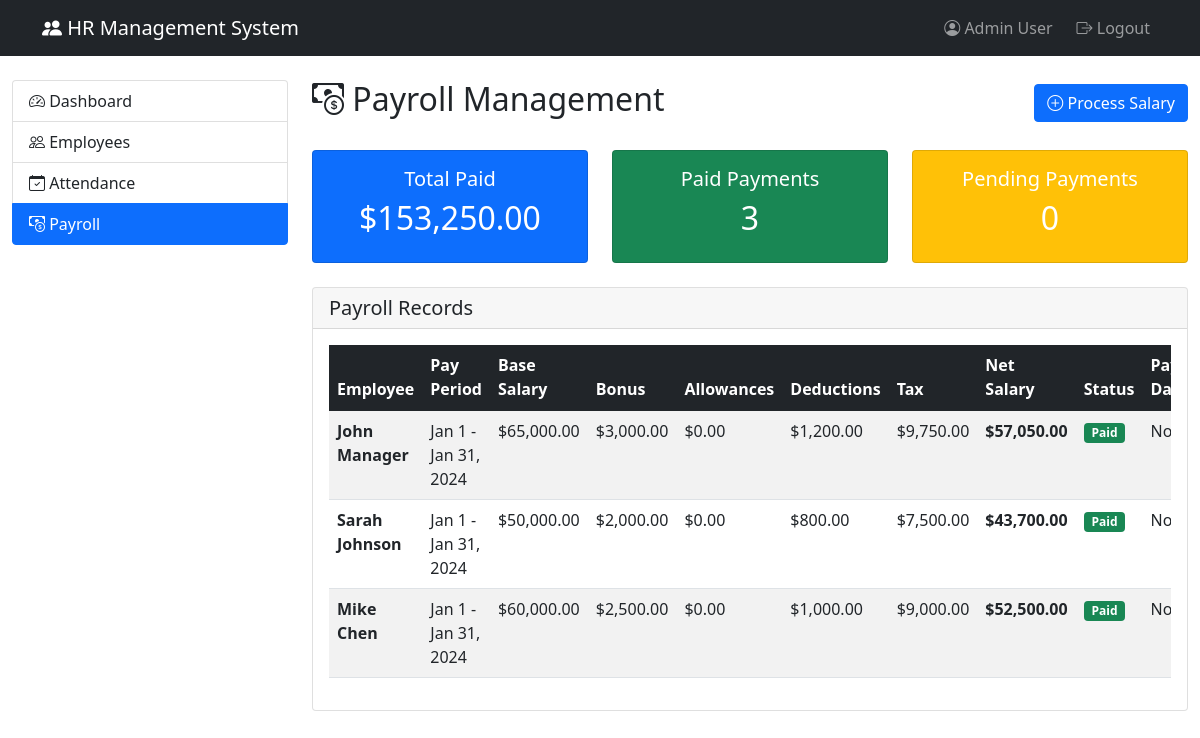
The page /payroll.php (signed in) on the database its author committed.
### tables this page shows
CREATE TABLE `salaries` (
  `salary_id` int(11) NOT NULL,
  `emp_id` int(11) NOT NULL,
  `base_salary` decimal(10,2) NOT NULL,
  `bonus` decimal(10,2) DEFAULT 0.00,
  `allowances` decimal(10,2) DEFAULT 0.00,
  `deductions` decimal(10,2) DEFAULT 0.00,
  `tax_amount` decimal(10,2) DEFAULT 0.00,
  `net_salary` decimal(10,2) NOT NULL,
  `pay_period_start` date NOT NULL,
  `pay_period_end` date NOT NULL,
  `payment_date` date DEFAULT NULL,
  `payment_status` enum('pending','paid','failed') DEFAULT 'pending',
  `payment_method` enum('bank_transfer','cash','check') DEFAULT 'bank_transfer',
  `notes` text DEFAULT NULL,
  `created_at` timestamp NOT NULL DEFAULT current_timestamp()
);

CREATE TABLE `employees` (
  `emp_id` int(11) NOT NULL,
  `first_name` varchar(50) NOT NULL,
  `last_name` varchar(50) NOT NULL,
  `email` varchar(100) NOT NULL,
  `phone` varchar(20) DEFAULT NULL,
  `address` text DEFAULT NULL,
  `date_of_birth` date DEFAULT NULL,
  `gender` enum('Male','Female','Other') DEFAULT NULL,
  `hire_date` date NOT NULL,
  `job_title` varchar(100) DEFAULT NULL,
  `dept_id` int(11) DEFAULT NULL,
  `salary` decimal(10,2) DEFAULT NULL,
  `password_hash` varchar(255) NOT NULL,
  `user_role` enum('admin','manager','employee') DEFAULT 'employee',
  `status` enum('active','inactive','on_leave','terminated') DEFAULT 'active',
  `emergency_contact_name` varchar(100) DEFAULT NULL,
  `emergency_contact_phone` varchar(20) DEFAULT NULL,
  `profile_picture` varchar(255) DEFAULT NULL,
  `created_at` timestamp NOT NULL DEFAULT current_timestamp(),
  `updated_at` timestamp NOT NULL DEFAULT current_timestamp() ON UPDATE current_timestamp()
);

### payroll.php (the view, shortened to what this page needs)
<?php
require_once 'includes/config.php';
try {
    $stmt = $pdo->query("
        SELECT s.*, e.first_name, e.last_name, e.email
        FROM salaries s
        JOIN employees e ON s.emp_id = e.emp_id
        ORDER BY s.pay_period_start DESC
    ");
    $payroll_records = $stmt->fetchAll(PDO::FETCH_ASSOC);
    $total_paid = array_sum(array_column($payroll_records, 'net_salary'));
    $pending_payments = count(array_filter($payroll_records, function($pr) { return $pr['payment_status'] == 'pending'; }));
    $paid_payments = count(array_filter($payroll_records, function($pr) { return $pr['payment_status'] == 'paid'; }));
} catch(PDOException $e) {
    $error = "Error loading payroll data: " . $e->getMessage();
}
?>
<!DOCTYPE html>
<html lang="en">
<head>
    <link href="https://cdn.jsdelivr.net/npm/bootstrap@5.1.3/dist/css/bootstrap.min.css" rel="stylesheet">
    <link rel="stylesheet" href="https://cdn.jsdelivr.net/npm/bootstrap-icons@1.8.1/font/bootstrap-icons.css">
</head>
<body>
    <nav class="navbar navbar-expand-lg navbar-dark bg-dark">
        <div class="container">
            <a class="navbar-brand" href="dashboard.php">
                <i class="bi bi-people-fill"></i> HR Management System
            </a>
            <div class="navbar-nav ms-auto">
                <span class="navbar-text me-3">
                    <i class="bi bi-person-circle"></i>
                    <?php echo $_SESSION['user_name']; ?>
                </span>
                <a class="nav-link" href="logout.php">
                    <i class="bi bi-box-arrow-right"></i> Logout
                </a>
            </div>
        </div>
    </nav>
    <div class="container-fluid mt-4">
        <div class="row">
            <div class="col-md-3">
                <div class="list-group">
                    <a href="dashboard.php" class="list-group-item list-group-item-action">
                        <i class="bi bi-speedometer2"></i> Dashboard
                    </a>
                    <a href="employees.php" class="list-group-item list-group-item-action">
                        <i class="bi bi-people"></i> Employees
                    </a>
                    <a href="attendance.php" class="list-group-item list-group-item-action">
                        <i class="bi bi-calendar-check"></i> Attendance
                    </a>
                    <a href="payroll.php" class="list-group-item list-group-item-action active">
                        <i class="bi bi-cash-coin"></i> Payroll
                    </a>
                </div>
            </div>
            <div class="col-md-9">
                <div class="d-flex justify-content-between align-items-center mb-4">
                    <h2><i class="bi bi-cash-coin"></i> Payroll Management</h2>
                    <button class="btn btn-primary" data-bs-toggle="modal" data-bs-target="#processSalaryModal">
                        <i class="bi bi-plus-circle"></i> Process Salary
                    </button>
                </div>
                <div class="row mb-4">
                    <div class="col-md-4">
                        <div class="card bg-primary text-white">
                            <div class="card-body text-center">
                                <h5>Total Paid</h5>
                                <h2>$<?php echo number_format($total_paid, 2); ?></h2>
                            </div>
                        </div>
                    </div>
                    <div class="col-md-4">
                        <div class="card bg-success text-white">
                            <div class="card-body text-center">
                                <h5>Paid Payments</h5>
                                <h2><?php echo $paid_payments; ?></h2>
                            </div>
                        </div>
                    </div>
                    <div class="col-md-4">
                        <div class="card bg-warning text-white">
                            <div class="card-body text-center">
                                <h5>Pending Payments</h5>
                                <h2><?php echo $pending_payments; ?></h2>
                            </div>
                        </div>
                    </div>
                </div>
                <div class="card">
                    <div class="card-header">
                        <h5 class="card-title mb-0">Payroll Records</h5>
                    </div>
                    <div class="card-body">
                        <div class="table-responsive">
                            <table class="table table-striped table-hover">
                                <thead class="table-dark">
                                    <tr>
                                        <th>Employee</th>
                                        <th>Pay Period</th>
                                        <th>Base Salary</th>
                                        <th>Bonus</th>
                                        <th>Allowances</th>
                                        <th>Deductions</th>
                                        <th>Tax</th>
                                        <th>Net Salary</th>
                                        <th>Status</th>
                                        <th>Payment Date</th>
                                    </tr>
                                </thead>
                                <tbody>
                                    <?php if(empty($payroll_records)): ?>
                                        <tr>
                                            <td colspan="10" class="text-center text-muted py-4">
                                                No payroll records found.
                                            </td>
                                        </tr>
                                    <?php else: ?>
                                        <?php foreach($payroll_records as $record): ?>
                                        <tr>
                                            <td>
                                                <strong><?php echo $record['first_name'] . ' ' . $record['last_name']; ?></strong>
                                            </td>
                                            <td>
                                                <?php echo date('M j', strtotime($record['pay_period_start'])); ?> -
                                                <?php echo date('M j, Y', strtotime($record['pay_period_end'])); ?>
                                            </td>
                                            <td>$<?php echo number_format($record['base_salary'], 2); ?></td>
                                            <td>$<?php echo number_format($record['bonus'], 2); ?></td>
                                            <td>$<?php echo number_format($record['allowances'], 2); ?></td>
                                            <td>$<?php echo number_format($record['deductions'], 2); ?></td>
                                            <td>$<?php echo number_format($record['tax_amount'], 2); ?></td>
                                            <td>
                                                <strong>$<?php echo number_format($record['net_salary'], 2); ?></strong>
                                            </td>
                                            <td>
                                                <span class="badge bg-<?php
                                                    echo $record['payment_status'] == 'paid' ? 'success' :
                                                        ($record['payment_status'] == 'pending' ? 'warning' : 'danger');
                                                ?>">
                                                    <?php echo ucfirst($record['payment_status']); ?>
                                                </span>
                                            </td>
                                            <td>
                                                <?php echo $record['payment_date'] ? date('M j, Y', strtotime($record['payment_date'])) : 'Not Paid'; ?>
                                            </td>
                                        </tr>
                                        <?php endforeach; ?>
                                    <?php endif; ?>
                                </tbody>
                            </table>
                        </div>
                    </div>
                </div>
            </div>
        </div>
    </div>
</body>
</html>

### rows shown on the page
salaries: emp.first_name "John", emp.last_name "Manager", pay_period_start "Jan 1", pay_period_end "Jan 31, 2024", base_salary "65,000.00", bonus "3,000.00", allowances "0.00", deductions "1,200.00", tax_amount "9,750.00", net_salary "57,050.00", payment_status "Paid", shows "Not Paid"
salaries: emp.first_name "Sarah", emp.last_name "Johnson", pay_period_start "Jan 1", pay_period_end "Jan 31, 2024", base_salary "50,000.00", bonus "2,000.00", allowances "0.00", deductions "800.00", tax_amount "7,500.00", net_salary "43,700.00", payment_status "Paid", shows "Not Paid"
salaries: emp.first_name "Mike", emp.last_name "Chen", pay_period_start "Jan 1", pay_period_end "Jan 31, 2024", base_salary "60,000.00", bonus "2,500.00", allowances "0.00", deductions "1,000.00", tax_amount "9,000.00", net_salary "52,500.00", payment_status "Paid", shows "Not Paid"

### other values the page prints
$_SESSION['user_name'] "Admin User"
$total_paid "153,250.00"
$paid_payments "3"
$pending_payments "0"
